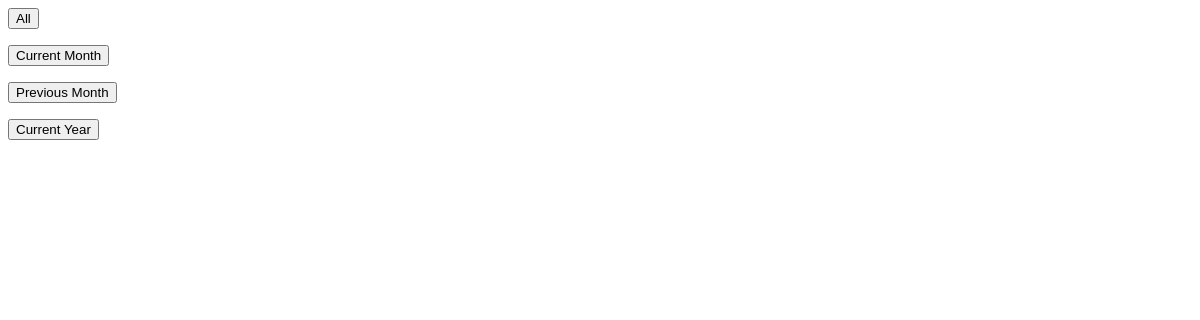
The page /tracker/ on the database as committed earlier.
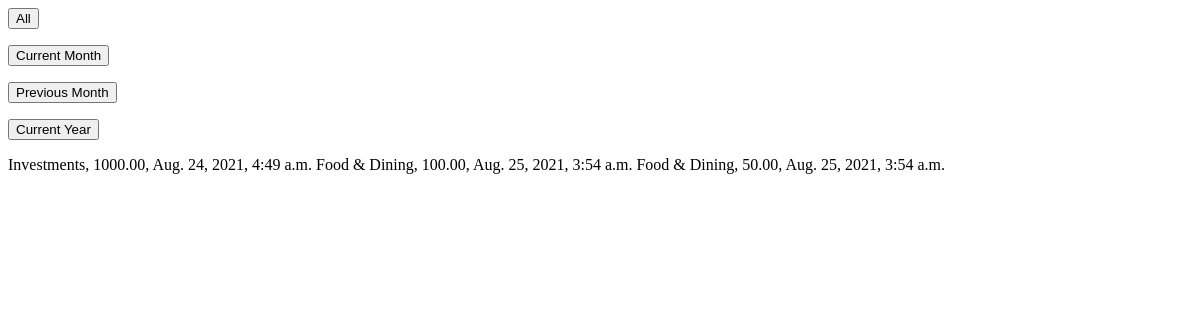
The same page on the database as committed later.
### tracker/models.py (models this page shows, shortened)
class Expense(models.Model):
    description = models.TextField()
    created_at = models.DateTimeField(auto_now=True)
    category = models.ForeignKey(Category, on_delete=models.CASCADE)
    amount = models.DecimalField(max_digits=10, decimal_places=2)

class Category(models.Model):
    name = models.CharField(max_length=50)
    created_at = models.DateTimeField(auto_now=True)

### tracker/views.py (the view)
# urls.py: path('', views.report, name='report'),
def report(request):
    if request.GET:
        report_type = request.GET['report_type']
        if report_type == 'current_month':
            data = Expense.objects.filter(created_at__month=today.month)
        elif report_type == 'previous_month':
            data = Expense.objects.filter(created_at__month=previous_month.month)
        elif report_type == 'current_year':
            data = Expense.objects.filter(created_at__year=today.year)
        else:
            data = Expense.objects.all()
    else:
        data = Expense.objects.all()
    return render(request, 'tracker/report.html', {'ExpenseData': data})

### tracker/templates/tracker/report.html (shortened to what this page needs)
<form>
    <button type="submit">All </button>
</form>
<form>
    <button type="submit">Current Month </button>
</form>
<form>
    <button type="submit">Previous Month </button>
</form>
<form>
    <button type="submit">Current Year </button>
</form>
{% for expense in ExpenseData %}
    {{ expense.category.name }}, {{ expense.amount }}, {{ expense.created_at }}
{% endfor %}

Rows that differ between the two databases and show on the page:
added Expense: category.name "Investments", amount "1000.00", created_at "Aug. 24, 2021, 4:49 a.m."
added Expense: category.name "Food & Dining", amount "100.00", created_at "Aug. 25, 2021, 3:54 a.m."
added Expense: category.name "Food & Dining", amount "50.00", created_at "Aug. 25, 2021, 3:54 a.m."
